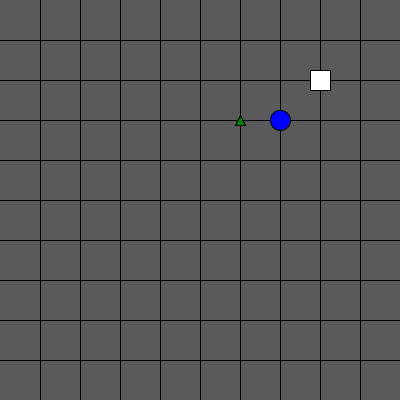
Frame 1 (no input)
Frame 60 (the mouse pressed at the canvas centre just before this capture): identical to frame 1, image omitted
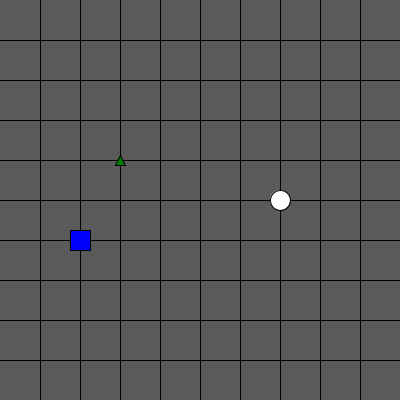
Frame 120 (the mouse held since frame 60 and released just before this capture)

The Processing sketch that drew these frames (run headless with seeded random() and noise(); from frame 60 on, the mouse is pressed at the canvas centre):

// Processing sketch: processing_182079
// ── processing_182079.pde

int tx;                //trianlge locations x and y
int ty;                
int cx;                //circle locations, x and y
int cy;                
int sx;                 //square locations x and y
int sy;                 
int distance1;          //Distance from circle to triangle
int distance2;         //Distance from square to triangle
void setup(){
  size(400,400);                      //size of window
  ellipseMode(CENTER);                  //ellipses
  rectMode(CENTER);                    //rectangles
  findCoffee();                  // call coffee function
}
void draw(){if(mousePressed){findCoffee();}}           // if mouse pressed, will call function find coffee
void findCoffee(){
  background(90);                  //set the background as white
  for(int b=40;b<400;b+=40){       
  for(int i=40;i<400;i+=40){          // Grid placement.
   line(b,0,b,400);line(0,i,400,i);
  }
  }
 tx = int(random(1,9)); tx *=40;           //random locations
 ty = int(random(1,9)); ty *=40;            //random locations
 sx = int(random(1,9)); sx *=40;              //random locations
 sy = int(random(1,9)); sy *=40;
 cx = int(random(1,9)); cx *=40;
 cy = int(random(1,9)); cy *=40;
 cityBlockDistance(); //Calculate distances
 if(distance1<distance2){fill(0,0,255);}else{fill(255);}              //distance check circle
 ellipse(cx,cy,20,20);
 if(distance2<distance1){fill(0,0,255);}else{fill(255);}              //distance check square
 rect(sx,sy,20,20);                                     
 fill(0,128,0); triangle(tx-5,ty+5,tx,ty-5,tx+5,ty+5);
 println("Circle distance:"+distance1+", Square distance:"+distance2+"");
}
void cityBlockDistance(){
 distance1=abs(cx-tx)+abs(cy-ty);distance1/=20;        //calculates distance of circle to triangle
 distance2=abs(sx-tx)+abs(sy-ty);distance2/=20;         //Calculates distance of square to triangle
}
